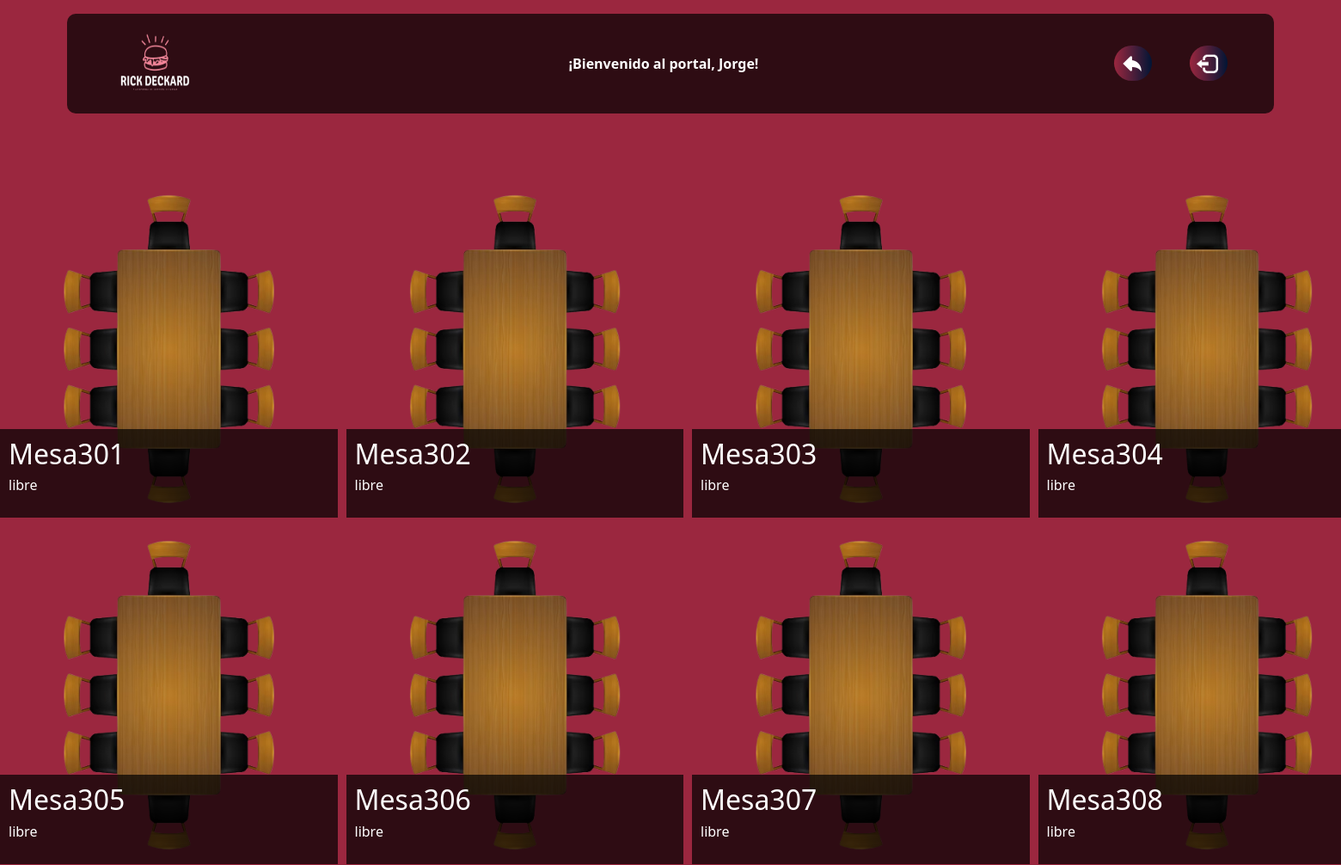
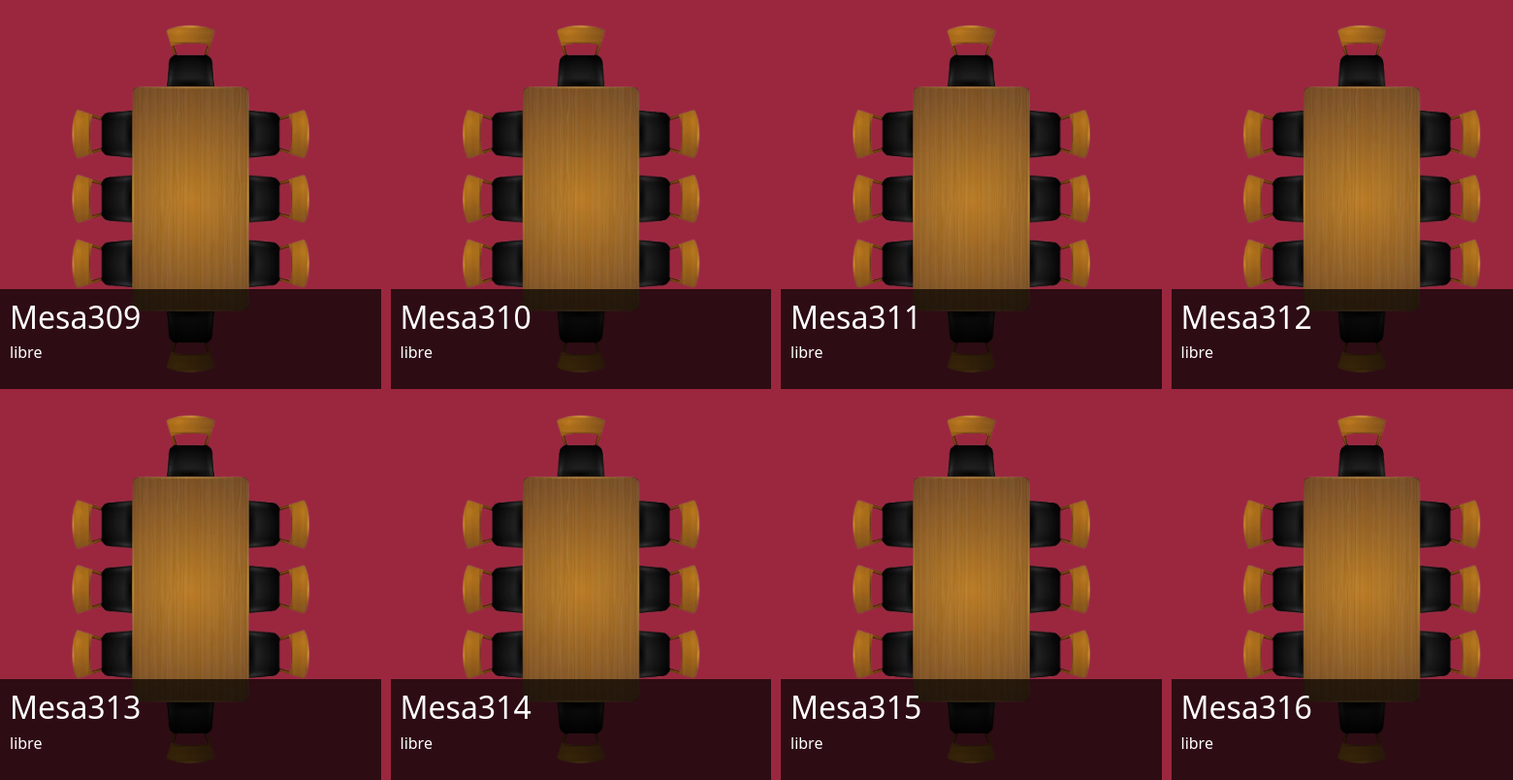
Before: /terrazas/terraza.php?id=3 (signed in) with the older database file (2 pictures, top to bottom).
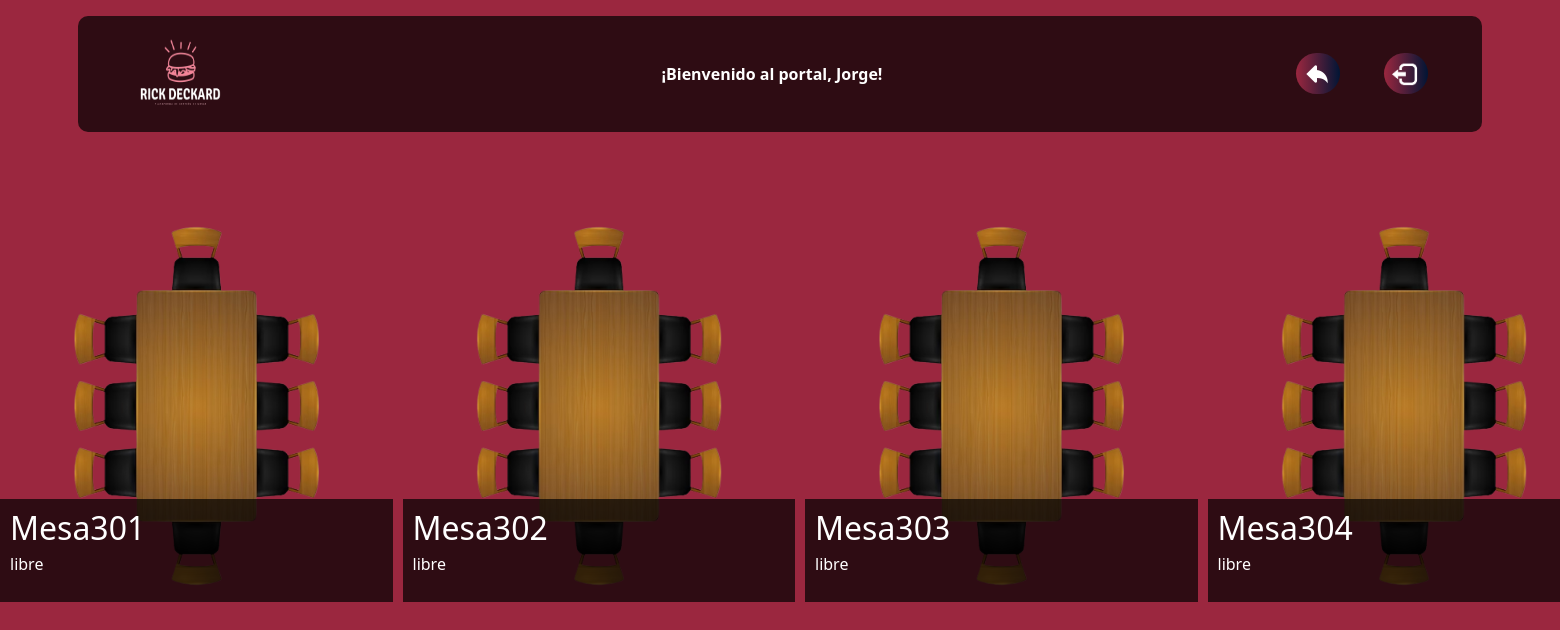
After: the same page with the newer database file.
### tables this page shows
CREATE TABLE mesas (
    id_mesa INT PRIMARY KEY,
    numero_mesa INT,
    id_sala INT,
    estado ENUM('libre','ocupada') DEFAULT ('libre'),    
    FOREIGN KEY (id_sala) REFERENCES salas(id_sala)      
);

### terrazas/terraza.php (the view, shortened to what this page needs)
<!DOCTYPE html>
<html lang="en">
<head>
    <link rel="stylesheet" href="../css/terraza.css">
    <link href="https://cdn.jsdelivr.net/npm/bootstrap@5.0.2/dist/css/bootstrap.min.css" rel="stylesheet">
</head>
<body>
    <nav class="navbar navbar-light bg-lights position-top">
        <div class="container">
            <a class="navbar-brand " href="../mostra.php">
                <img src="../img/LOGORICK _Blanco.png" alt="" width="100" height="90">
            </a>
            <div class="saludo">
            <b>¡Bienvenido al portal, <?php echo $_SESSION['user'];?>!</b>
            </div>
            <div>
            <a href="javascript:history.back()"><button class="atrasboton"><img class="atrasimg" src="../img/atras.png" alt=""></button></a>
            <a href="../inc/salir.php"><button class="logoutboton"><img class="logoutimg" src="../img/LOGOUT.png" alt=""></button></a>
            </div>
        </div>
    </nav>
    <?php
    if (isset($_GET['id'])) {
        include './../inc/conexion.php';
        $id = trim(mysqli_real_escape_string($conn,$_GET['id']));
        $sql = "SELECT * FROM mesas WHERE id_sala = ?";
        $stmt = mysqli_prepare($conn,$sql);
        mysqli_stmt_bind_param($stmt, "s",$id);
        mysqli_stmt_execute($stmt);
        $res = mysqli_stmt_get_result($stmt);
        echo '<div class="image-grid">';
        foreach ($res as $mesa) {
            echo'<a><div class="image-item">';
            if ($mesa['estado'] == "ocupada") {
                echo '<img class="filtro" src="../img/mesas.png" alt="Imagen 1">';
                echo '<div class="image-text"><h2> Mesa'.$mesa['numero_mesa'].'</h2>';
                echo '<p class="diss">'.$mesa['estado'].'</p>';
            }else{
                echo '<img class="" src="../img/mesas.png" alt="Imagen 1">';
                echo '<div class="image-text"><h2> Mesa'.$mesa['numero_mesa'].'</h2>';
                echo '<p>'.$mesa['estado'].'</p>';
            }
            echo '</div></div></a>';
        }
    }else{
    }
    ?>
</body>
</html>

Changed rows visible on the page:
no longer on this page (row edited): mesas: numero_mesa "305", estado "libre"
no longer on this page (row edited): mesas: numero_mesa "306", estado "libre"
no longer on this page (row edited): mesas: numero_mesa "307", estado "libre"
no longer on this page (row edited): mesas: numero_mesa "308", estado "libre"
no longer on this page (row edited): mesas: numero_mesa "309", estado "libre"
no longer on this page (row edited): mesas: numero_mesa "310", estado "libre"
no longer on this page (row edited): mesas: numero_mesa "311", estado "libre"
no longer on this page (row edited): mesas: numero_mesa "312", estado "libre"
no longer on this page (row edited): mesas: numero_mesa "313", estado "libre"
no longer on this page (row edited): mesas: numero_mesa "314", estado "libre"
no longer on this page (row edited): mesas: numero_mesa "315", estado "libre"
no longer on this page (row edited): mesas: numero_mesa "316", estado "libre"
